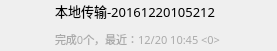
<?xml version="1.0" encoding="UTF-8"?>
<ui version="4.0">
 <class>itemWidget</class>
 <widget class="QWidget" name="itemWidget">
  <property name="geometry">
   <rect>
    <x>0</x>
    <y>0</y>
    <width>277</width>
    <height>51</height>
   </rect>
  </property>
  <property name="windowTitle">
   <string>Form</string>
  </property>
  <layout class="QHBoxLayout" name="horizontalLayout">
   <property name="spacing">
    <number>0</number>
   </property>
   <property name="leftMargin">
    <number>0</number>
   </property>
   <property name="topMargin">
    <number>0</number>
   </property>
   <property name="rightMargin">
    <number>0</number>
   </property>
   <property name="bottomMargin">
    <number>0</number>
   </property>
   <item>
    <widget class="QLabel" name="leIcon">
     <property name="minimumSize">
      <size>
       <width>51</width>
       <height>44</height>
      </size>
     </property>
     <property name="maximumSize">
      <size>
       <width>55</width>
       <height>46</height>
      </size>
     </property>
     <property name="text">
      <string/>
     </property>
    </widget>
   </item>
   <item>
    <layout class="QVBoxLayout" name="verticalLayout">
     <property name="spacing">
      <number>9</number>
     </property>
     <property name="topMargin">
      <number>1</number>
     </property>
     <property name="bottomMargin">
      <number>1</number>
     </property>
     <item>
      <widget class="QLabel" name="label">
       <property name="maximumSize">
        <size>
         <width>16777215</width>
         <height>30</height>
        </size>
       </property>
       <property name="font">
        <font>
         <family>宋体</family>
         <pointsize>10</pointsize>
         <weight>50</weight>
         <italic>false</italic>
         <bold>false</bold>
        </font>
       </property>
       <property name="styleSheet">
        <string notr="true">font: 10pt &quot;宋体&quot;;</string>
       </property>
       <property name="text">
        <string>本地传输-20161220105212</string>
       </property>
      </widget>
     </item>
     <item>
      <widget class="QLabel" name="label_2">
       <property name="maximumSize">
        <size>
         <width>16777215</width>
         <height>20</height>
        </size>
       </property>
       <property name="font">
        <font>
         <family>宋体</family>
         <pointsize>8</pointsize>
         <weight>50</weight>
         <italic>false</italic>
         <bold>false</bold>
        </font>
       </property>
       <property name="styleSheet">
        <string notr="true">font: 8pt &quot;宋体&quot;;
color: rgb(170, 170, 170);</string>
       </property>
       <property name="text">
        <string>完成0个，最近：12/20 10:45 &lt;0&gt;</string>
       </property>
      </widget>
     </item>
    </layout>
   </item>
   <item>
    <widget class="QLabel" name="le_gif">
     <property name="minimumSize">
      <size>
       <width>51</width>
       <height>51</height>
      </size>
     </property>
     <property name="maximumSize">
      <size>
       <width>51</width>
       <height>51</height>
      </size>
     </property>
     <property name="text">
      <string/>
     </property>
    </widget>
   </item>
  </layout>
 </widget>
 <resources>
  <include location="../res/Icons.qrc"/>
 </resources>
 <connections/>
</ui>
